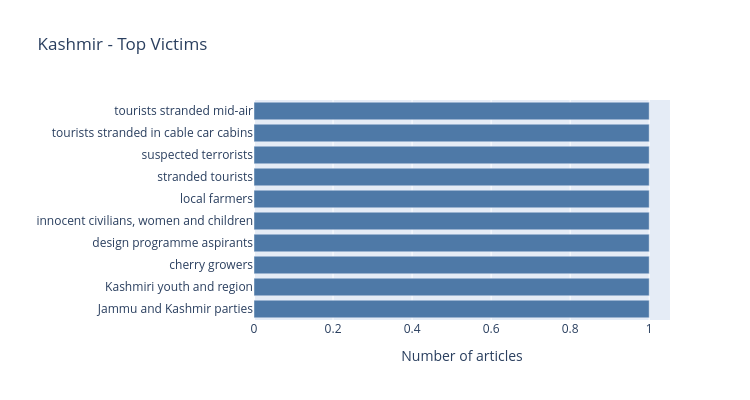

Here is the notebook cell this chart was saved with:
### Code cell
framing_bar_chart(kashmir_victims, "Kashmir - Top Victims", "#4e79a7")

### Figure 1 — Plotly figure (JSON) as saved in the notebook; plotly's stock layout.template omitted (floating-point values rounded to 4 significant figures)
{"data": [{"marker": {"color": "#4e79a7"}, "orientation": "h", "type": "bar", "x": [1, 1, 1, 1, 1, 1, 1, 1, 1, 1], "y": ["Jammu and Kashmir parties", "Kashmiri youth and region", "cherry growers", "design programme aspirants", "innocent civilians, women and children", "local farmers", "stranded tourists", "suspected terrorists", "tourists stranded in cable car cabins", "tourists stranded mid-air"]}], "layout": {"height": 400, "margin": {"l": 200}, "title": {"text": "Kashmir - Top Victims"}, "width": 750, "xaxis": {"title": {"text": "Number of articles"}}, "yaxis": {"title": {"text": ""}}}}
